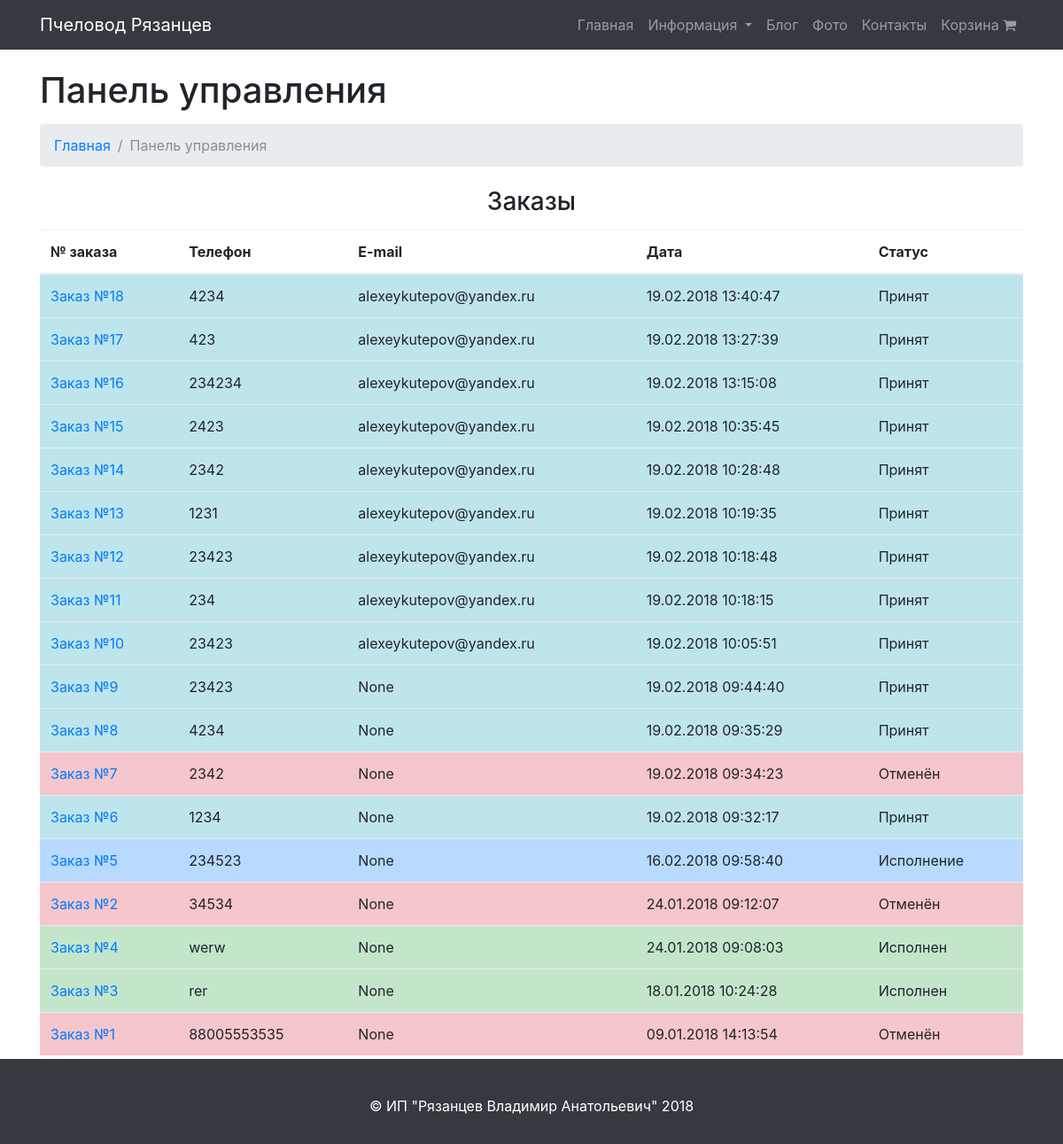
The app's page /control/, older data.
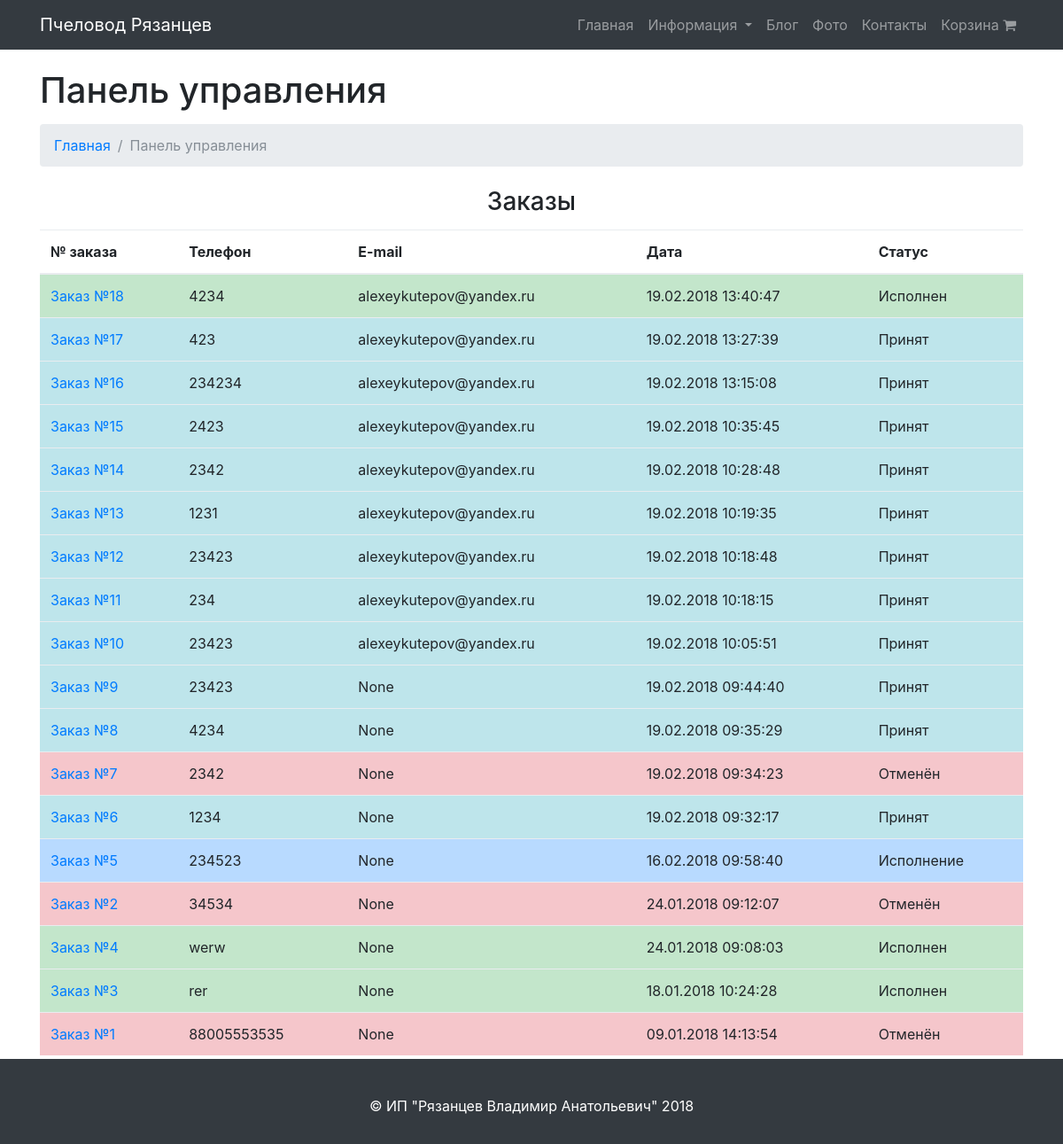
The same page, newer data.
### store/models.py (models this page shows, shortened)
class Order(models.Model):
    accepted = 'Принят'
    execution = 'Исполнение'
    executed = 'Исполнен'
    canceled = 'Отменён'
    status_classifier = (
        (accepted, 'Принят'),
        (execution, 'Исполнение'),
        (executed, 'Исполнен'),
        (canceled, 'Отменён'),
    )
    uuid = models.UUIDField(default=uuid.uuid4, editable=False)
    email = models.EmailField(blank=True, null=True)
    phone = models.CharField(max_length=20)
    date = models.DateTimeField(default=timezone.now)
    status = models.CharField(max_length=10, choices=status_classifier, default=accepted)

### control_panel/views.py (the view)
# urls.py: url(r'^control/$', views.control, name='control'),
def control(request):
    order_list = Order.objects.all().order_by('-date')
    return render(
        request,
        "control_panel/control_panel.html",
        {
            "order_list": order_list
        }
    )

### templates/control_panel/control_panel.html (shortened to what this page needs)
{% extends "base.html" %}
{% load poll_extras %}
{% block content %}
    <div class="container">
        <h1 class="mt-4 mb-3">Панель управления</h1>
        <ol class="breadcrumb">
            <li class="breadcrumb-item">
                <a href="{% url "index" %}">Главная</a>
            </li>
            <li class="breadcrumb-item active">Панель управления</li>
        </ol>
        <div class="text-center">
            <h3 class="mt-4 mb-3">Заказы</h3>
        </div>
        <table class="table table-hover">
            <thead>
            <tr>
                <th>№ заказа</th>
                <th>Телефон</th>
                <th>E-mail</th>
                <th>Дата</th>
                <th>Статус</th>
            </tr>
            </thead>
            <tbody>
            {% for item in order_list %}
                    <tr class="{% if item.status == 'Принят' %}table-info{% elif item.status == 'Исполнение' %}table-primary{% elif item.status == 'Исполнен' %}table-success{% elif item.status == 'Отменён' %}table-danger{% endif %}">
                        <td><a href="{% url "control_order" id=item.id %}">Заказ №{{ item.id }}</a></td>
                        <td>{{ item.phone }}</td>
                        <td>{{ item.email }}</td>
                        <td>{{ item.date|date:"d.m.Y H:i:s" }}</td>
                        <td>{{ item.status }}</td>
                    </tr>
            {% endfor %}
            </tbody>
        </table>
    </div>
{% endblock %}

Row changes from the older to the newer data that the page shows:
changed Order id 18: status "Принят" → "Исполнен"
